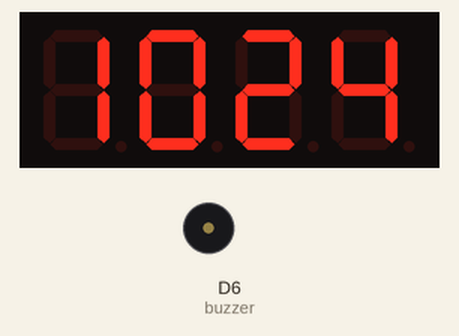
The sketch below on a simulated ESP8266 (Wemos D1 mini). On the bench: 4-digit seven-segment display, buzzer (waves = sounding, pin HIGH). WiFi joins after 1.5 s; servers stay silent unless stated; network time is answered at once with the bench clock; the local clock reads 2024-03-15 10:24:30 at power-on unless the sketch sets it; what the sketch prints to the serial monitor is not drawn.

Above: at 1.6 s.
At 65.0 s:
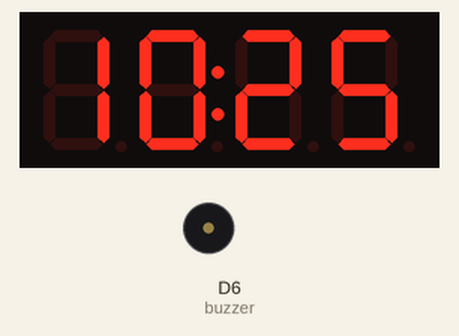
At 129.5 s:
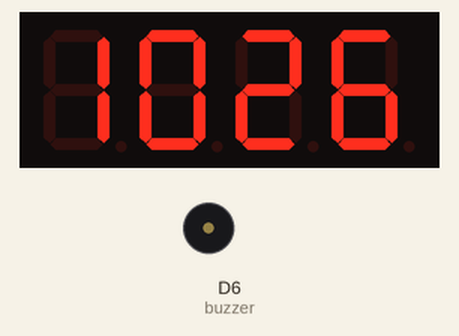

The sketch:

alarm_7segmen_buzzer.ino
```cpp
#include <NTPClient.h> //Memanggil Library NTPClient.h
#include <ESP8266WiFi.h> //Memanggil library ESP8266 WiFi
#include <WiFiUdp.h> //Memanggil Library WiFiUdp
#include <TM1637.h> //Memanggil Library TM1637
#define CLK D4 //Deklarasi Pin Clock pada Pin D4 Wemos
#define DIO D3 //Deklrasi Pin DIO pada pin D3 Wemos
TM1637 tm1637(CLK, DIO); //Deklarasi pin TM1637

int buzzer = D6; //deklarasi pin buzzer pada D6
const char *ssid = "Nakida";
const char *password = "Nakida050914";

const long utcOffsetInSeconds = 25200;

char daysOfTheWeek[7][12] = {"Sunday", "Monday", "Tuesday", "Wednesday", "Thursday", "Friday", "Saturday"}; //Variabel dengan data hari

// Define NTP Client to get time
WiFiUDP ntpUDP;
NTPClient timeClient(ntpUDP, "asia.pool.ntp.org", utcOffsetInSeconds);

int hh, mm, ss; //deklarasi variabel jam, menit dan detik.

void setup() {
Serial.begin(115200); //mengatur serial monitor pada baudrate 115200

WiFi.begin(ssid, password); //Memulai inisialisasi WiFi
pinMode(buzzer,OUTPUT);
while ( WiFi.status() != WL_CONNECTED ) {
delay ( 500 );
Serial.print ( "." );
}

timeClient.begin(); //Memulai NTPClient
tm1637.init();
tm1637.set(7);
}

void loop() {
timeClient.update();
hh = timeClient.getHours(); //Jam
mm = timeClient.getMinutes(); //Menit
ss = timeClient.getSeconds(); //Detik
//Kode untuk mengatur alarm
if (hh == 20 & mm ==55 & ss == 00){ //jam 23, menit ke 25, detik 00
digitalWrite(buzzer,HIGH);
delay(10000);
digitalWrite(buzzer,LOW);
}
Serial.print(daysOfTheWeek[timeClient.getDay()]); //Menampilkan informasi hari pada serial monitor
Serial.print(", ");
Serial.print(hh); //mencetak jam pada serial monitor
Serial.print(":");
Serial.print(mm); //mencetsk menit pada serial monitor
Serial.print(":");
Serial.println(ss); //mencetak detik pada serial monitor
//Serial.println(timeClient.getFormattedTime());
tm1637.point(POINT_OFF);
tm1637.display(0, hh / 10); // jam
tm1637.display(1, hh % 10);
tm1637.display(2, mm / 10); // menit
tm1637.display(3, mm % 10); //
delay(500);
tm1637.point(POINT_ON);
tm1637.display(0, hh / 10); // jam
tm1637.display(1, hh % 10);
tm1637.display(2, mm / 10); // menit
tm1637.display(3, mm % 10); //
delay(500);
}
```
